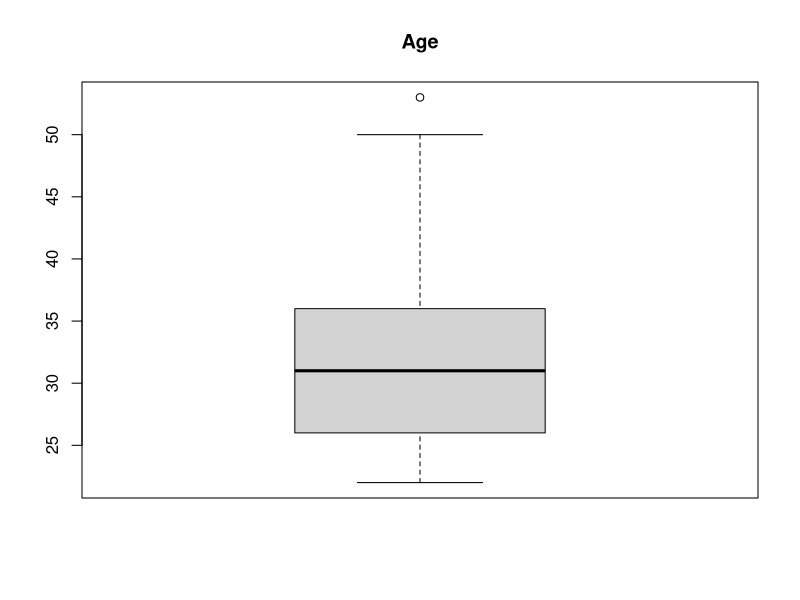
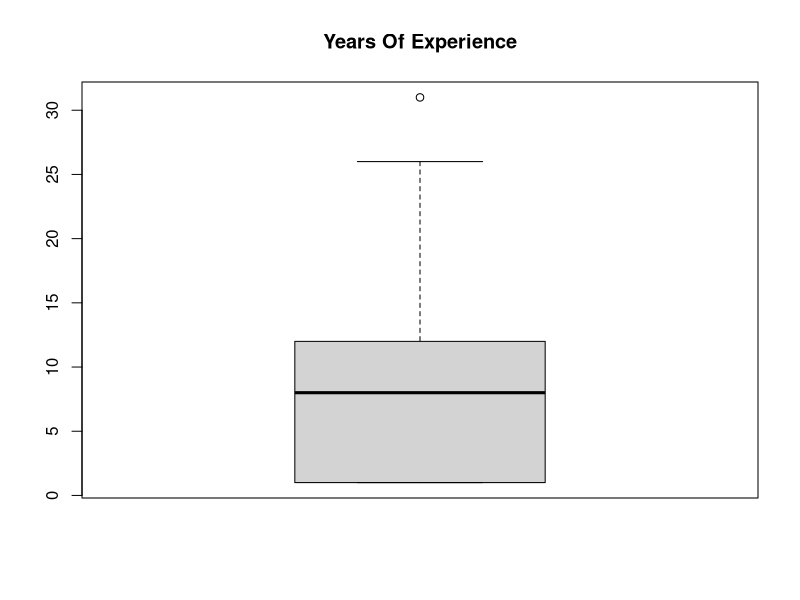
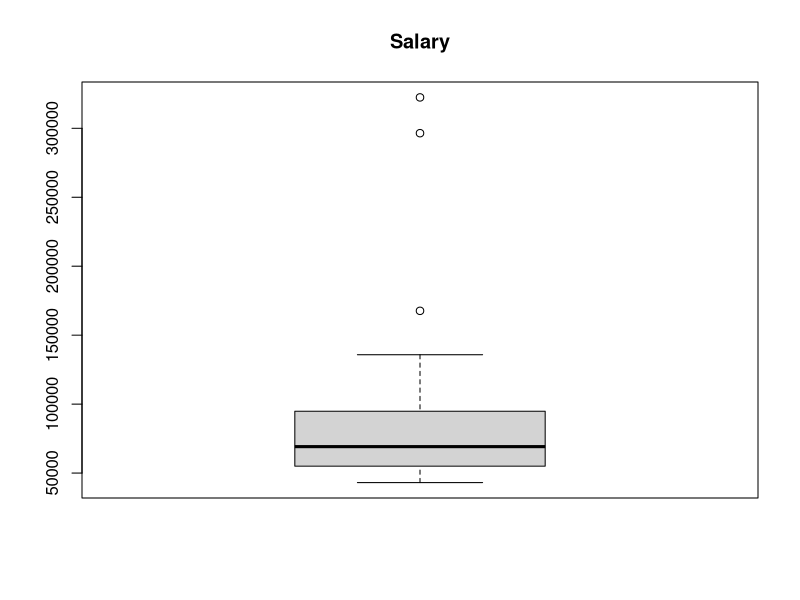
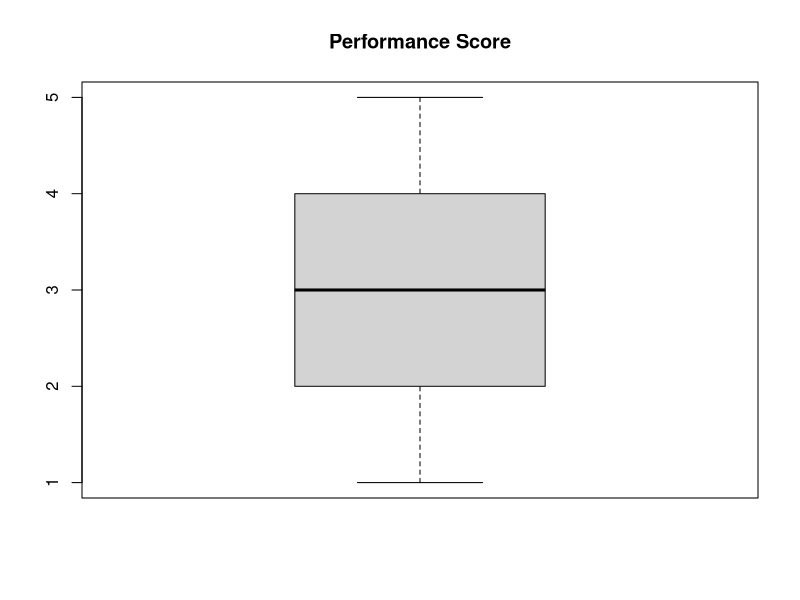
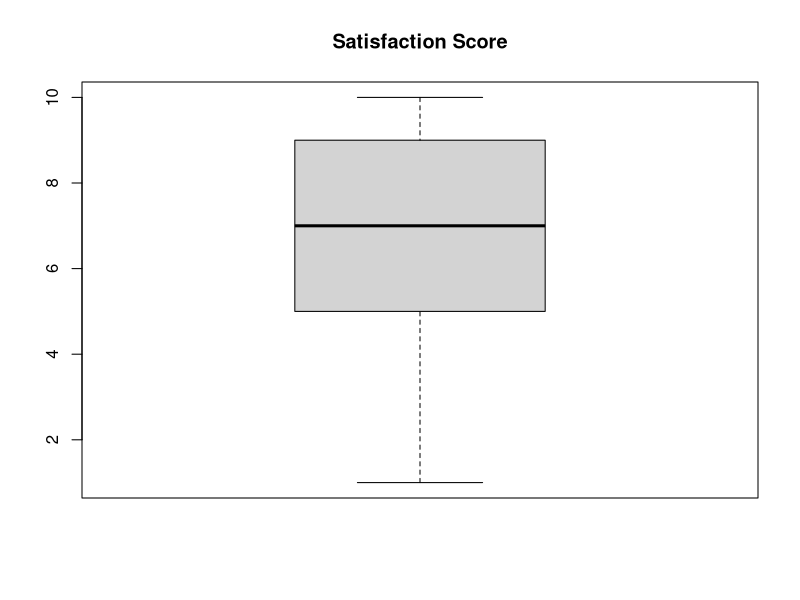
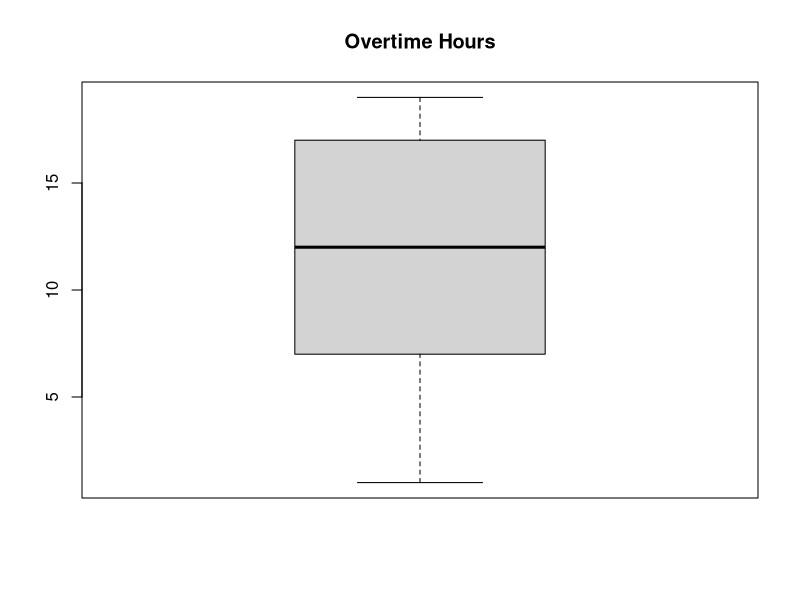
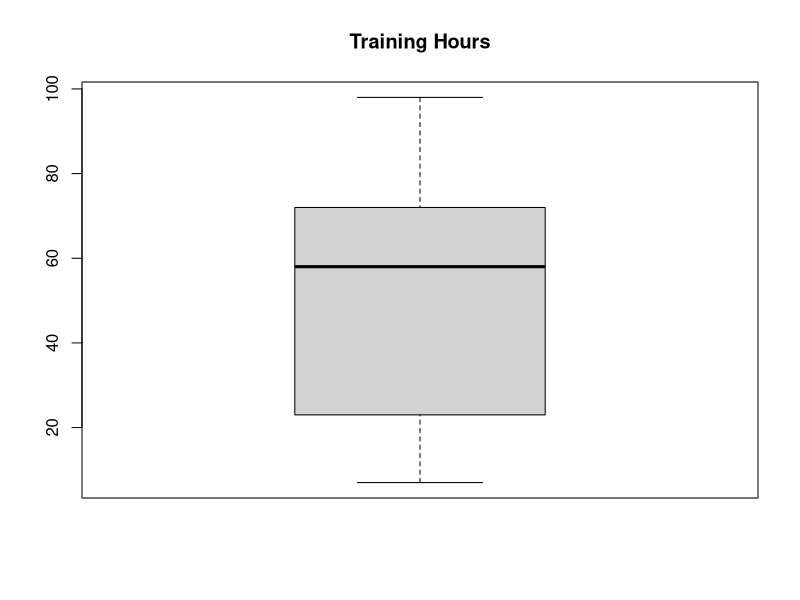
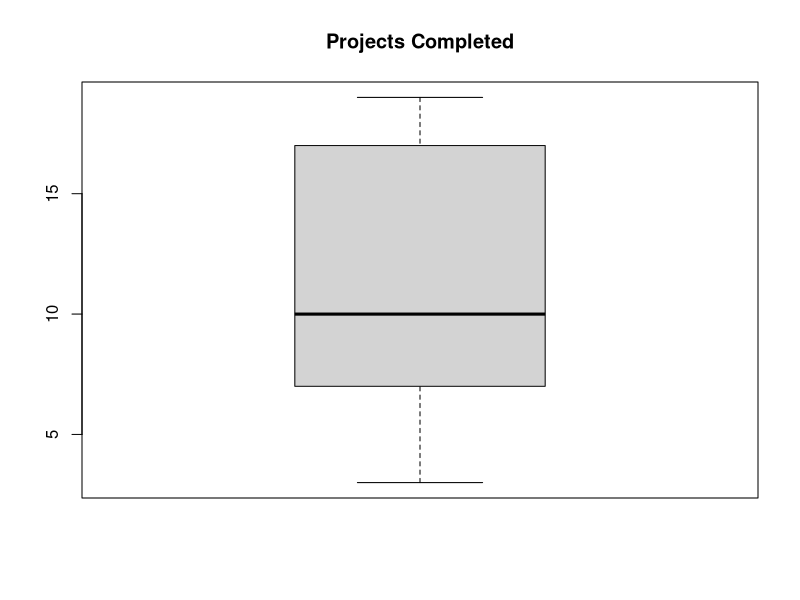

Reproduce these figures in R, in order.
## ---- chunk 1
knitr::opts_chunk$set(echo = TRUE)
## ---- chunk 2
hrdata <- read.csv("group1.csv")
dim(hrdata)
## ---- chunk 3
str(hrdata) 
## ---- chunk 4
summary(hrdata$Age)
summary(hrdata$YearsOfExperience)
summary(hrdata$Salary)
summary(hrdata$PerformanceScore)
summary(hrdata$SatisfactionScore)
summary(hrdata$OvertimeHours)
summary(hrdata$TrainingHours)
summary(hrdata$ProjectsCompleted)
summary(hrdata$TeamSize)
summary(hrdata$RemoteWorkDays)
summary(hrdata$AttendanceRate)
summary(hrdata$PromotionCount)
## ---- chunk 5
boxplot(hrdata$Age,main="Age")
boxplot(hrdata$YearsOfExperience,main="Years Of Experience")
boxplot(hrdata$Salary,main="Salary")
boxplot(hrdata$PerformanceScore, main="Performance Score")
boxplot(hrdata$SatisfactionScore, main="Satisfaction Score")
boxplot(hrdata$OvertimeHours, main ="Overtime Hours")
boxplot(hrdata$TrainingHours, main ="Training Hours")
boxplot(hrdata$ProjectsCompleted, main = "Projects Completed")
boxplot(hrdata$TeamSize, main="Team Size")
boxplot(hrdata$RemoteWorkDays,main="Remote Work Days")
boxplot(hrdata$AttendanceRate,main="Attendance Rate")
boxplot(hrdata$PromotionCount, main="Promotion Count")
## ---- chunk 6
hist(hrdata$Age, col="lightblue", xlab="Age", breaks=10, main="Distribution of Age")
## ---- chunk 7
hist(hrdata$Salary, col="lightblue", main="Distribution of Salary", xlab="salary", breaks=15)
## ---- chunk 8
hist(hrdata$PerformanceScore, col="lightblue", 
main="Distribution of Performance Score", 
xlab="Performance Score", breaks=5)
## ---- chunk 9
hist(hrdata$SatisfactionScore, col="lightblue", 
main="Distribution of Satisfaction Score", 
xlab="Satisfaction Score", breaks=10)
## ---- chunk 10
hist(hrdata$YearsOfExperience, col="lightblue", 
main="Distribution of Years of Experience", 
xlab="Years of Experience", breaks=10)
## ---- chunk 11
cor(hrdata$Salary, hrdata$SatisfactionScore)
## ---- chunk 12
cor(hrdata$Salary, hrdata$YearsOfExperience)
## ---- chunk 13
cor(hrdata$Salary, hrdata$Age)
## ---- chunk 14
cor(hrdata$Salary, hrdata$PerformanceScore)
## ---- chunk 15
cor(hrdata$Age, hrdata$SatisfactionScore)
## ---- chunk 16
cor(hrdata$Age, hrdata$YearsOfExperience)
## ---- chunk 17
cor(hrdata$Age, hrdata$PerformanceScore)
## ---- chunk 18
cor(hrdata$PerformanceScore, hrdata$SatisfactionScore)
## ---- chunk 19
cor(hrdata$PerformanceScore, hrdata$YearsOfExperience)
## ---- chunk 20
cor(hrdata$YearsOfExperience, hrdata$SatisfactionScore)
## ---- chunk 21
plot(x = hrdata$Age, y=hrdata$Salary,
xlab="Age", ylab="Salary",
main="Scatter plot: Age and Salary")
## ---- chunk 22
plot(x=hrdata$YearsOfExperience, y=hrdata$Salary,
xlab="Years of Experience", ylab="Salary",
main="Scatter plot: Years of Experience and Salary")
## ---- chunk 23
plot(x=hrdata$YearsOfExperience, y=hrdata$Age,
xlab="Years of Experience", ylab="Age",
main="Scatter plot: Years of Experience and Age")
## ---- chunk 24
# Gender
boxplot(Age~Gender, hrdata, horizontal=TRUE, main="Box plot: Age Grouped by Gender")
boxplot(Salary~Gender,horizontal=TRUE, hrdata, main="Box plot: Salary Grouped by Gender")
boxplot(PerformanceScore~Gender,horizontal=TRUE,
xlab="Performance Score", ylab="Gender", hrdata,
main="Box plot: Performance Score Grouped by Gender")
boxplot(SatisfactionScore~Gender,horizontal=TRUE,
xlab="Satisfaction Score", ylab="Gender", hrdata,
main="Box plot: Satisfaction Score Grouped by Gender")
boxplot(YearsOfExperience~Gender,horizontal=TRUE,
xlab="Years Of Experience", ylab="Gender", hrdata,
main="Box plot: Years of Experience Grouped by Gender")
## ---- chunk 25
# Departments
boxplot(Age~Department, hrdata, main="Box plot: Age Grouped by Departments")
boxplot(Salary~Department, hrdata,
main="Box plot: Salary Grouped by Departments")
boxplot(PerformanceScore~Department,ylab="Performance Score", hrdata,
main="Box plot: Performance Score Grouped by Departments")
boxplot(SatisfactionScore~Department,ylab="Satisfaction Score", hrdata,
main="Box plot: Satisfaction Score Grouped by Departments")
boxplot(YearsOfExperience~Department,ylab="Years Of Experience", hrdata,
main="Box plot: Years of Experience Grouped by Departments")
## ---- chunk 26
# Job Levels
boxplot(Age~JobLevel, hrdata, main="Box plot: Age Grouped by Job Levels")
boxplot(Salary~JobLevel, hrdata,
main="Box plot: Salary Grouped by Job Levels")
boxplot(PerformanceScore~JobLevel,ylab="Performance Score", hrdata,
main="Box plot: Performance Score Grouped by Job Levels")
boxplot(SatisfactionScore~JobLevel,ylab="Satisfaction Score", hrdata,
main="Box plot: Satisfaction Score Grouped by Job Levels")
boxplot(YearsOfExperience~JobLevel,ylab="Years Of Experience", hrdata,
main="Box plot: Years of Experience Grouped by Job Levels")
## ---- chunk 27
rm(mean)
# Filter to Mid and Entry level 
data_subset <- subset(hrdata, JobLevel == "Mid" | JobLevel == "Entry")

#Transform to factor and arrange Mid and Level
data_subset$JobLevel <- factor(data_subset$JobLevel, levels = c("Mid", "Entry"))

# Check the boxplot to observe the variance
boxplot(Salary ~ JobLevel,data = data_subset)
aggregate(Salary ~ JobLevel,data = data_subset,sd) #Variance does not seem to be different
table(data_subset$JobLevel) #the dataset is small, use permutation


# Permutation Test
perm_diffs = replicate(1000, {
  joblevel.sim = sample(data_subset$JobLevel)
  -diff(aggregate(Salary ~ joblevel.sim, data_subset, mean)$Salary)
})

# Draw Histogram 
hist(perm_diffs, 
     main = "Permutation Distribution of Mean Salary Difference", 
     xlab = "Simulated Mean Differences (Mid - Entry)")

test <- t.test(Salary ~ JobLevel, data = data_subset, var.equal = TRUE)
test
test$statistic
test$parameter
test$p.value
## ---- chunk 28
# Confidence interval 
set.seed(123)
boot =replicate(1000,{
  id.mid = which(data_subset$JobLevel=="Mid")
  id.entry=which(data_subset$JobLevel =="Entry")
  
  s.mid = sample(id.mid, replace =TRUE)
  s.entry = sample(id.entry,replace=TRUE)
  
  mean(data_subset$Salary[s.mid]) - mean(data_subset$Salary[s.entry])
})

hist(boot, main="Bootstrap Distribution of Mean Difference (Mid - Entry)", xlab="Mean Difference") 

# Calculate 95% Confidence Interval
CI = quantile(boot, c(0.025, 0.975))
cat("\n--- 95% Bootstrap Confidence Interval ---\n")
print(CI)

# Calculate Effect Size 
# Subset salary data for the two groups
sal_mid <- subset(data_subset, JobLevel == "Mid")$Salary
sal_entry <- subset(data_subset, JobLevel == "Entry")$Salary

# Calculate n, mean, and standard deviation (sd)
n_mid <- length(sal_mid)
n_entry <- length(sal_entry)

mean_mid <- mean(sal_mid)
mean_entry <- mean(sal_entry)

sd_mid <- sd(sal_mid)
sd_entry <- sd(sal_entry)

# Calculate pooled standard deviation 
pooled_sd <- sqrt(((n_mid - 1) * sd_mid^2 + (n_entry - 1) * sd_entry^2) / (n_mid + n_entry - 2))

# Calculate Cohen's d 
cohens_d <- (mean_mid - mean_entry) / pooled_sd
cohens_d
## ---- chunk 29
boxplot(Salary ~ JobLevel,data = data_subset)
## ---- chunk 30
contingency_table <- table(hrdata$Gender, hrdata$JobLevel)
contingency_table
## ---- chunk 31
chi_sq_test <- chisq.test(contingency_table)
chi_sq_test
## ---- chunk 32
chi_sq_perm <- chisq.test(contingency_table, simulate.p.value = TRUE, B = 10000)
chi_sq_perm
## ---- chunk 33

barplot(contingency_table, 
        main = "Stacked Bar Chart: Gender vs. Job Level",
        xlab = "Job Level", 
        ylab = "Count (Frequency)",
              col = c("lightpink", "lightblue", "yellow"), 
        legend = rownames(contingency_table),
        beside = FALSE)
## ---- chunk 34
fit <- lm(Salary~YearsOfExperience, data = hrdata)
print(fit)
## ---- chunk 35
plot(Salary~YearsOfExperience, data = hrdata, xlab="Years Of Experience", 
     main="Regression line: Years Of Experience and Salary " )
abline(fit, col=2, lwd=2)
## ---- chunk 36
# Create a bootstrap distribution of b where the null hypothesis is true (b=0)
x4= replicate(1000, {
  # shuffle one variable to force population b = 0
  YearsOfExperience.perm = sample(hrdata$YearsOfExperience) 
  fit = lm(Salary ~ YearsOfExperience.perm, data=hrdata) # fit the straight line model
  coef(fit)[2] # return the fitted b
})

# examine the distribution of b, when the population b = 0
hist(x4, col="lightblue", main="", xlab="")

# compute the slope of the original data
slope = coef(fit)[2] # extract the slope (b) from the fitted model
# compute the chance of getting the data b, if the population b = 0
pValue = mean(x4 > slope) + mean(x4 < (-slope))
cat("P-value equals",pValue)
## ---- chunk 37
if(pValue < 0.05){
print("Reject Null hypothesis at 5% significant level.")} else{
print("Fail to reject Null hypothesis  at 5% significant level.")}
## ---- chunk 38
summary(fit)
## ---- chunk 39
salary5y<-predict(fit, newdata = data.frame(YearsOfExperience=5))
round(salary5y,0)
## ---- chunk 40
boxplot(PerformanceScore~JobLevel,
xlab="Job Level",
ylab="Performance Score",
main="Box plot: Performance Score across Job Levels",
col=4:7, hrdata)
## ---- chunk 41
x5b = replicate(1000,{
# shuffling the category to force the population means to be equal for this simulation.
joblv.perm = sample(hrdata$JobLevel)
# compute the F statistic for the simulated data
oneway.test(PerformanceScore ~ joblv.perm, data = hrdata, var.equal = TRUE)$statistic
})

# plotting the Distribution of F-statistics
hist(x5b, main="Distribution of F-statistics")

# Compute the F statistic for the original data
Fstat = oneway.test(PerformanceScore ~ JobLevel, data = hrdata, var.equal = TRUE)$statistic
cat("F-stattistic is", Fstat, "\n")
# Compute the p-value
pval=mean(x5b > Fstat)
cat("p-value is", pval,"\n")
# Conclusion
if(pval < 0.05){
print("Reject Null hypothesis at 5% significant level.")} else{
print("Fail to reject Null hypothesis  at 5% significant level.")}
## ---- chunk 42
rm(mean) # to remove any value with the name "mean"
ns = table(hrdata$JobLevel)
# Generate H0 distribution of t statistics
# keeping the maximum for each combination of pairs of categories
x_max_t = replicate(1000, {
  joblv.perm = sample(hrdata$JobLevel) # Shuffle the categories
  fit0 = aov(PerformanceScore ~ joblv.perm, data = hrdata) # ANOVA for MSE
  MSE = summary(fit0)[[1]][2,3] # Extract the MSE
  means = aggregate(PerformanceScore ~ joblv.perm, data = hrdata, mean)[,2] # Category means
  
  Ts = outer(means, means, "-")/sqrt(outer(1/ns,1/ns, "+")) # t-statistics
  Ts = Ts/sqrt(MSE) # Scale by pooled standard deviation
  max(abs(Ts)) # keep largest t statistic
})

# examine distribution of maximum t-statistics
hist(x_max_t, col = "lightblue", main = "Distribution of Max T-statistics", xlab = "Max T")

# Compute the t-statistic for the original data
fit5 = aov(PerformanceScore ~ JobLevel, data = hrdata)
MSE_actual = summary(fit5)[[1]][2,3] # Extract the MSE
means_actual = aggregate(PerformanceScore ~ JobLevel, data = hrdata, mean)[,2]
Ts_actual = outer(means_actual, means_actual, "-") / sqrt(outer(1/ns, 1/ns, "+"))
Ts_actual = Ts_actual/sqrt(MSE_actual)
print(Ts_actual)
## ---- chunk 43
pval_senmid<-mean(x_max_t > Ts_actual[3,4])
cat("p-value of Senior-Mid pair is", pval_senmid)
